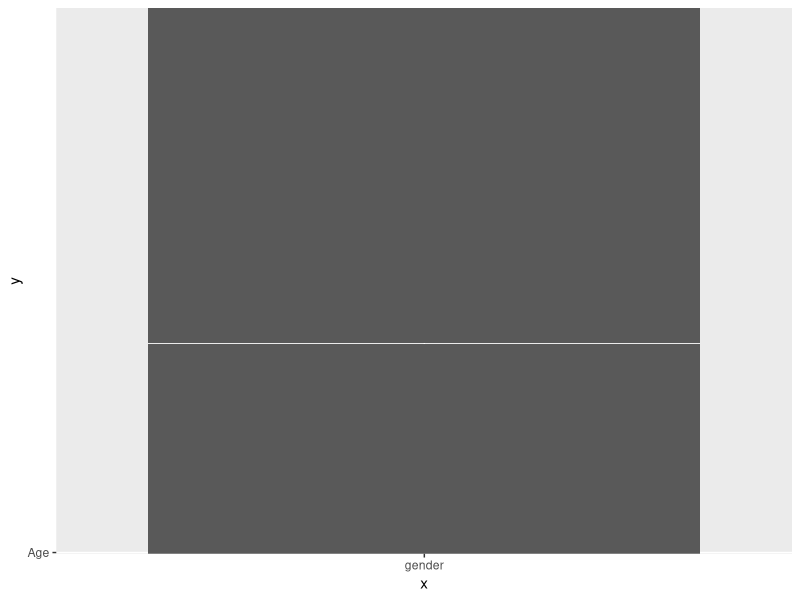

This chart was generated by the following R code:
library(dplyr)
library(ggplot2)
#setwd('C:/Users/holly/Projects/cecs450')
sleepefficency <- read.csv("./Sleep_Efficiency.csv")

sleepcol <- colnames(sleepefficency)
sleepcol
time <- data.frame(sleepefficency)
time %>% select(c("Age","Bedtime"))

  
time
p <- ggplot(time,aes(x="gender",y="Age")) + geom_bar(stat="identity")
p

print("testing")
